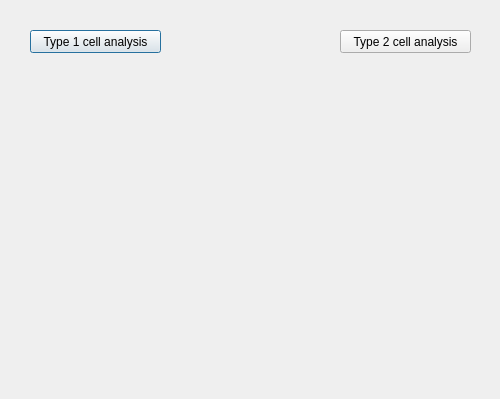
<?xml version="1.0" encoding="UTF-8"?>
<ui version="4.0">
 <class>Dialog</class>
 <widget class="QDialog" name="Dialog">
  <property name="geometry">
   <rect>
    <x>0</x>
    <y>0</y>
    <width>500</width>
    <height>399</height>
   </rect>
  </property>
  <property name="windowTitle">
   <string>Dialog</string>
  </property>
  <widget class="QPushButton" name="analysis_1">
   <property name="geometry">
    <rect>
     <x>30</x>
     <y>30</y>
     <width>131</width>
     <height>23</height>
    </rect>
   </property>
   <property name="text">
    <string>Type 1 cell analysis</string>
   </property>
  </widget>
  <widget class="QPushButton" name="analysis_2">
   <property name="geometry">
    <rect>
     <x>340</x>
     <y>30</y>
     <width>131</width>
     <height>23</height>
    </rect>
   </property>
   <property name="text">
    <string>Type 2 cell analysis</string>
   </property>
  </widget>
  <widget class="QCustomPlot" name="qcustomplot_1" native="true">
   <property name="geometry">
    <rect>
     <x>30</x>
     <y>90</y>
     <width>441</width>
     <height>231</height>
    </rect>
   </property>
  </widget>
 </widget>
 <customwidgets>
  <customwidget>
   <class>QCustomPlot</class>
   <extends>QWidget</extends>
   <header>qcustomplot.h</header>
   <container>1</container>
  </customwidget>
 </customwidgets>
 <resources/>
 <connections/>
</ui>
